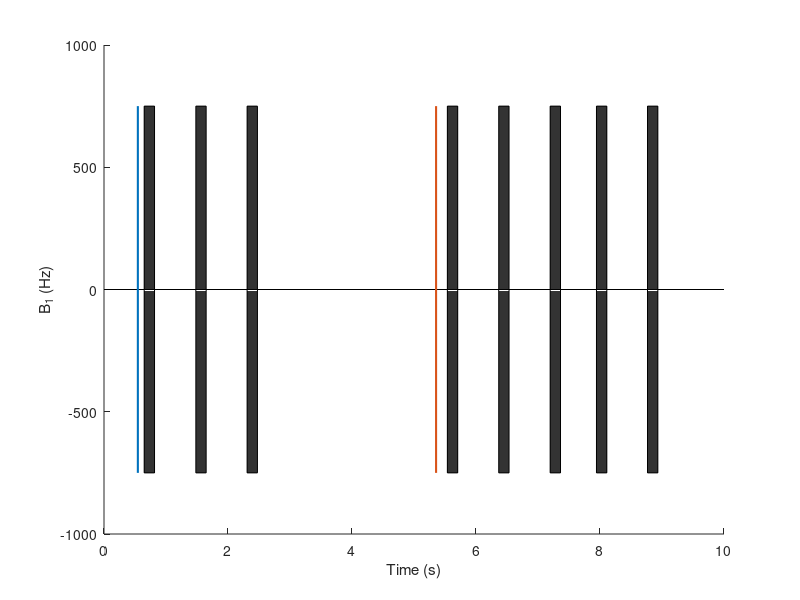

This figure's MATLAB source: (Note: this script raises an error after producing the figure.)
close all;
clear all;

% 1. To plot fat fraction vs estimated T1 
% 2. Save simulated results for estimated T1 mapping - ff_map_t1

addpath('../lib_EPGX/')
addpath('../EPGX-src/')
addpath('../BlochSimDemo/');
addpath('../M219/');

%% T1 mapping MOLLI
TI_array = [102, 182, 935, 1010, 1762, 1840, 2587, 3410];
figure();
b1 = 750;
TR = 2.65;
PhaseEnc = 58;
num_rampup = 5;

HR = 60*1000/(((TI_array(8) - TI_array(7)) + (TI_array(7) - TI_array(6)) + (TI_array(6) - TI_array(4)) + ...
    (TI_array(4) - TI_array(2)) + (TI_array(5) - TI_array(3)) + (TI_array(3) - TI_array(1))) / 6);
window = round(60*1000 / HR);
acq_win = TR*(PhaseEnc+num_rampup);
trigger = window-TI_array(1)-acq_win;
line([0,10],[0,0],'Color', 'black')
hold on;
plot([trigger trigger]/1000, [-b1 b1], 'LineWidth', 1.5)

% 3 bSSFP readout
rectangle('Position', [(window-acq_win)/1000 -b1 acq_win/1000 b1*2], 'FaceColor',[0.2 0.2 0.2])
rectangle('Position', [(trigger+TI_array(3))/1000 -b1 acq_win/1000 b1*2], 'FaceColor',[0.2 0.2 0.2])
rectangle('Position', [(trigger+TI_array(5))/1000 -b1 acq_win/1000 b1*2], 'FaceColor',[0.2 0.2 0.2])

% 3 recovery time
% 5 bSSFP readout
trigger2 = 7 * window - TI_array(2) - acq_win;
plot([trigger2 trigger2]/1000, [-b1 b1], 'LineWidth', 1.5)
rectangle('Position', [(7*window-acq_win)/1000 -b1 acq_win/1000 b1*2], 'FaceColor',[0.2 0.2 0.2])
rectangle('Position', [(trigger2+TI_array(4))/1000 -b1 acq_win/1000 b1*2], 'FaceColor',[0.2 0.2 0.2])
rectangle('Position', [(trigger2+TI_array(6))/1000 -b1 acq_win/1000 b1*2], 'FaceColor',[0.2 0.2 0.2])
rectangle('Position', [(trigger2+TI_array(7))/1000 -b1 acq_win/1000 b1*2], 'FaceColor',[0.2 0.2 0.2])
rectangle('Position', [(trigger2+TI_array(8))/1000 -b1 acq_win/1000 b1*2], 'FaceColor',[0.2 0.2 0.2])

xlabel('Time (s)')
ylabel('B_1 (Hz)')

half_readout = zeros(8, 1);
center_k = TR * (num_rampup + PhaseEnc/2) / 1000;
half_readout(1) = (window-acq_win)/1000 + center_k;
half_readout(2) = (trigger+TI_array(3))/1000 + center_k;
half_readout(3) = (trigger+TI_array(5))/1000 + center_k;
half_readout(4) = (7*window-acq_win)/1000 + center_k;
half_readout(5) = (trigger2+TI_array(4))/1000 + center_k;
half_readout(6) = (trigger2+TI_array(6))/1000 + center_k;
half_readout(7) = (trigger2+TI_array(7))/1000 + center_k;
half_readout(8) = (trigger2+TI_array(8))/1000 + center_k;
%% main body simulation
TI_array = [102, 935, 1762, 182, 1010, 1840, 2587, 3410];
num_rampup = 5;
% npulse = 58 + num_rampup; % Single-shot 
% A final half-alpha 'restore pulse' to return the magnetization into Mz
t_delay = TI_array(1); % TI = 650 ms
flip = 180; % prep flip angle = 180 degree
alpha = 35;
T1 = 1000;
T2 = 45;
T1_fat3t = 400;
T2_fat3t = 100;
T1_fat15t = 260;
T2_fat15t = 60;
df = 0; %Hz
df_fat3t = 420;
df_fat15t = 210;


prep = struct;
prep.flip = d2r(flip);
prep.t_delay = t_delay;
M0 = [0 0 1]';
TD = trigger; % ms

RAMP_DOWN = 1;
npulse = 58 + num_rampup + RAMP_DOWN;

%%% User inputs for adiabatic pulse:
adiabatic.mu = 5;   % Phase modulation parameter [dimensionless]
adiabatic.beta1 = 750;   % Frequency modulation parameter [rad/s]
adiabatic.pulseWidth = 10.24*2;   % RF pulse duration [ms] % According to siemens 3T
adiabatic.A0 = 0.12; 

[t_total, M_total_total, t_readout, Mxy_readout] = seq_T1MOLLI_noMT_bloch2(TI_array, TD, npulse, T1, T2, alpha, TR, prep, M0, trigger, trigger2, df, adiabatic, RAMP_DOWN);
[t_total, M_total_total_fat3t, t_readout, Mxy_readout_fat3t] = seq_T1MOLLI_noMT_bloch2(TI_array, TD, npulse, T1_fat3t, T2_fat3t, alpha, TR, prep, M0, trigger, trigger2, df_fat3t, adiabatic, RAMP_DOWN);
[t_total, M_total_total_fat15t, t_readout, Mxy_readout_fat15t] = seq_T1MOLLI_noMT_bloch2(TI_array, TD, npulse, T1_fat15t, T2_fat15t, alpha, TR, prep, M0, trigger, trigger2, df_fat15t, adiabatic, RAMP_DOWN);

%%
Mz_total_total = M_total_total(3, :);
Mz_total_total_fat3t = M_total_total_fat3t(3, :);
Mz_total_total_fat15t = M_total_total_fat15t(3, :);
% Plot for Fig. B
figure();
plot(t_total/1000, Mz_total_total, 'LineWidth', 2.5)
hold on;
%plot(t_total/1000, Mz_total_total_fat3t, '-.', 'LineWidth', 2.5)
plot(t_total/1000, Mz_total_total_fat15t, '-.', 'LineWidth', 2.5)

% legend({'Remote (no MT)'});
xlabel('Time (s)'); ylabel('M_z/M_0');
grid on;
xlim([0 10]);

TI_array_sorted = sort(TI_array) + TR * ((npulse-num_rampup-RAMP_DOWN) / 2 + num_rampup);
%TI_array_sorted/1000 + center_k
hold on;
plot([half_readout half_readout], [-1 1], 'Color', [0.9290, 0.6940, 0.1250], 'LineWidth', 1)
hold off;
set(gca,'fontsize', 18)

Mxy_readout_array = MOLLI_readout_reorder(Mxy_readout);
Mxy_readout_array_PhaseEnc = Mxy_PhaseEnc(Mxy_readout_array);

Mxy_readout_array_fat15t = MOLLI_readout_reorder(Mxy_readout_fat15t);
Mxy_readout_array_PhaseEnc_fat15t = Mxy_PhaseEnc(Mxy_readout_array_fat15t);

figure();
plot(TI_array_sorted/1000, Mxy_readout_array_PhaseEnc, 'o-', 'LineWidth', 1.5)
hold on;
plot(TI_array_sorted/1000, Mxy_readout_array_PhaseEnc_fat15t, '*-', 'LineWidth', 1.5)
legend({'Myocardium', 'Fat 1.5T'}, 'Location', 'SouthEast');
xlabel('TI (s)'); ylabel('Signal')
grid on;

%% Kellman figure 4 (computing)
FF = 0:0.01:1;
Mxy_readout_array_PhaseEnc = zeros(numel(FF), numel(Mxy_readout));
x=TI_array_sorted';
native_t1_noMT_array = zeros(1, numel(FF));

for i = 1:numel(FF)
    ff = FF(i);
    Mxy_readout_comp = (1-ff) * Mxy_readout + ff * Mxy_readout_fat3t;
    Mxy_readout_array = MOLLI_readout_reorder(Mxy_readout_comp);
    Mxy_readout_array_PhaseEnc(i, :) = Mxy_PhaseEnc(Mxy_readout_array);
    
    % Fitting intialization
    y=Mxy_readout_array_PhaseEnc(i, :).';
    g = fittype('a-b*exp(-c*x)');
    f0 = fit(x,y,g,'StartPoint',[.0;.0; 0.001]);
    
    coef = coeffvalues(f0);
    native_t1_noMT_array(i) = 1/coef(3) * (coef(2) / coef(1) - 1);
end

% Plot figure 4
figure();
subplot(1,2,1);
plot(FF*100, native_t1_noMT_array, '-', 'LineWidth', 2)
grid on;
xlabel('Fat Fraction (%)'); ylabel('Estiamted T1 (ms)');
title('FF vs Estimated T1');
set(gca,'fontsize', 18)
subplot(1,2,2);
plot(FF*100, native_t1_noMT_array, '-', 'LineWidth', 2)
ylim([0 2500])
grid on;
xlabel('Fat Fraction (%)'); ylabel('Estiamted T1 (ms)');
title('FF vs Estimated T1');
set(gca,'fontsize', 18)

%% Save simulated results
addpath('../function/')
ff_map_t1 = struct;
ff_map_t1.FF = FF;
ff_map_t1.native_t1_noMT_array = native_t1_noMT_array;

save_dir_L1 = GetFullPath(cat(2, pwd, '/../../T1_Fat_Project/'));
if ~exist(save_dir_L1, 'dir')
   mkdir(save_dir_L1); 
end

save_dir_L2 = GetFullPath(cat(2, save_dir_L1, 'simulation/'));
if ~exist(save_dir_L2, 'dir')
   mkdir(save_dir_L2); 
end
save(cat(2, save_dir_L2, 'kellman2015_fig4.mat'), 'ff_map_t1');